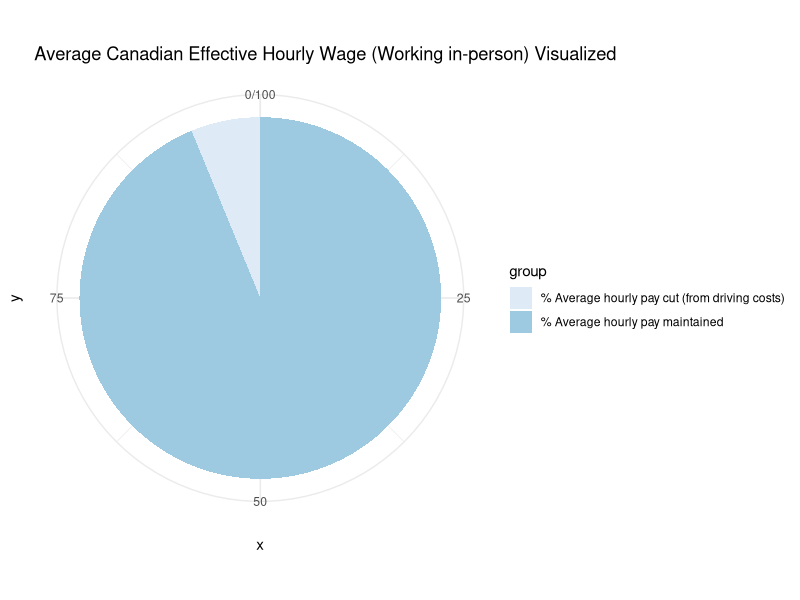

Source code (R):
## ---- chunk 1

df <- data.frame(
  group = c("% Average hourly pay maintained", "% Average hourly pay cut (from driving costs)"),
  x = c(93.79, 6.21)
  )
head(df)

library(ggplot2)
bp<- ggplot(df, aes(y="", x=x, fill=group))+
geom_bar(width = 1, stat = "identity")

pie <- bp + coord_polar("x", start=0) + scale_fill_brewer(palette="Blues") + theme_minimal() + ggtitle("Average Canadian Effective Hourly Wage (Working in-person) Visualized")
pie

